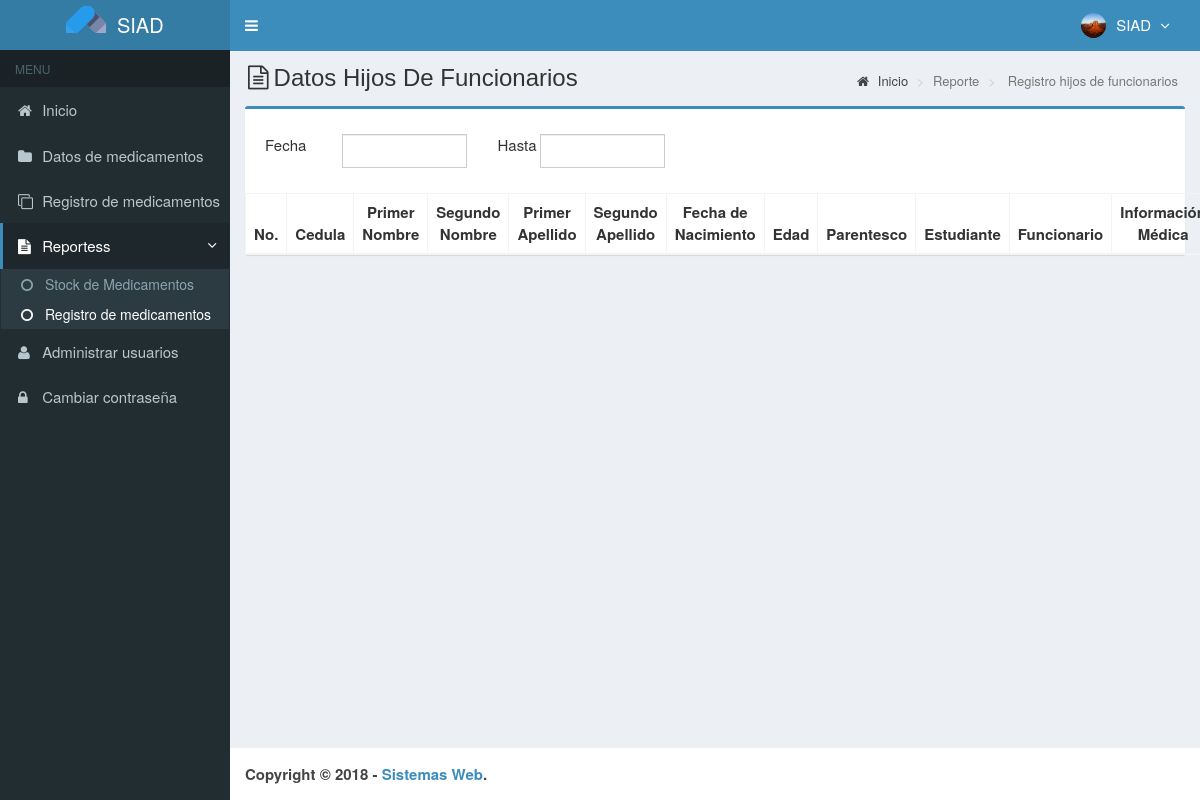
/main.php?module=stock_report (signed in), run on an earlier commit of the app's database.
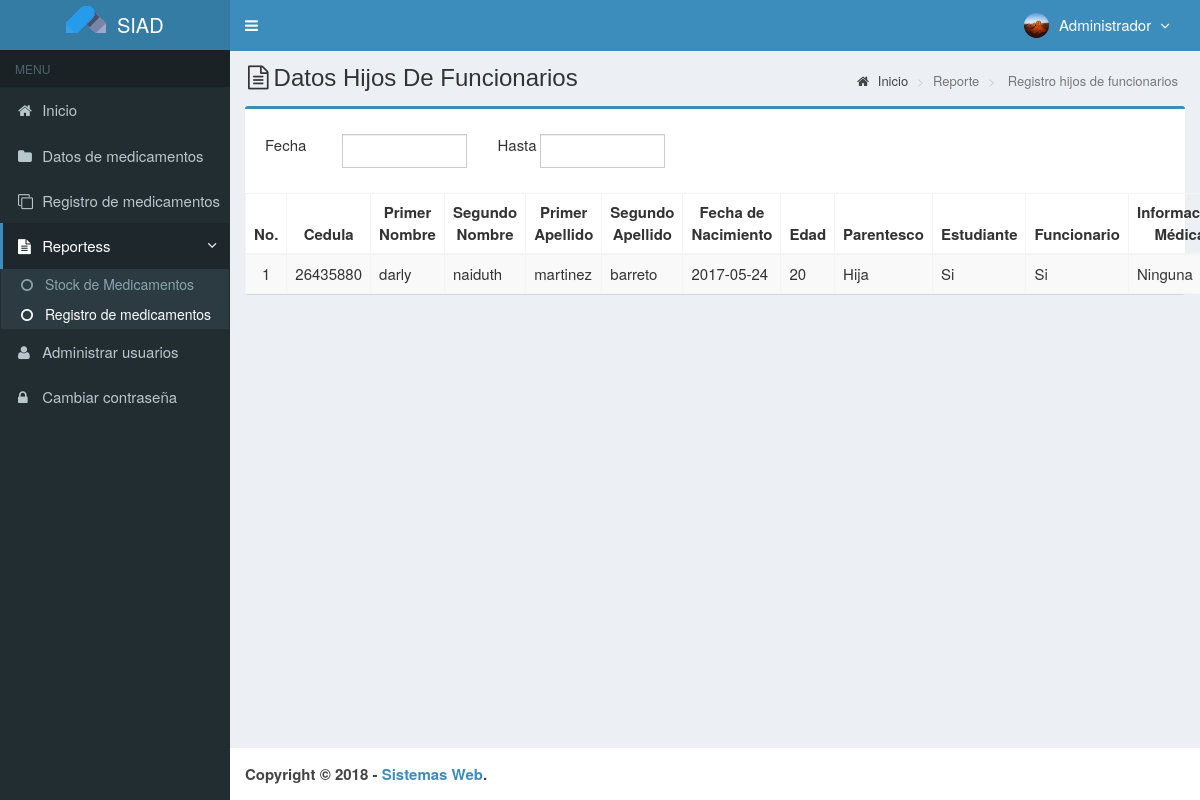
And on a later commit of the database.
### tables this page shows
CREATE TABLE `usuarios` (
  `id_user` int(3) NOT NULL,
  `username` varchar(50) NOT NULL,
  `name_user` varchar(50) NOT NULL,
  `password` varchar(50) NOT NULL,
  `correo_i` varchar(50) DEFAULT NULL,
  `telefono` varchar(13) DEFAULT NULL,
  `foto` varchar(100) DEFAULT NULL,
  `permisos_acceso` enum('Super Admin','Gerente','Almacen') NOT NULL,
  `status` enum('activo','bloqueado') NOT NULL DEFAULT 'activo',
  `created_at` timestamp NOT NULL DEFAULT CURRENT_TIMESTAMP,
  `updated_at` timestamp NOT NULL DEFAULT CURRENT_TIMESTAMP ON UPDATE CURRENT_TIMESTAMP
);

CREATE TABLE `familiares` (
  `cedula` int(15) NOT NULL,
  `p_nombre` varchar(50) NOT NULL,
  `s_nombre` varchar(50) NOT NULL,
  `p_apellido` varchar(50) NOT NULL,
  `s_apellido` varchar(50) NOT NULL,
  `fec_nac` date NOT NULL,
  `edad` int(3) NOT NULL,
  `parentesco` varchar(20) NOT NULL,
  `estudiante` varchar(3) NOT NULL,
  `funcionario` varchar(3) NOT NULL,
  `inf_med` varchar(200) NOT NULL
);

### modules/stock_report/view.php (the view, shortened to what this page needs)
<section class="content-header">
  <h1>
    <i class="fa fa-file-text-o icon-title"></i>Datos Hijos De Funcionarios
  </h1>
  <ol class="breadcrumb">
    <li><a href="?module=start"><i class="fa fa-home"></i> Inicio</a></li>
    <li class="active">Reporte</li>
    <li class="active"> Registro hijos de funcionarios</li>
  </ol>
</section>
<section class="content">
  <div class="row">
    <div class="col-md-12">
      <div class="box box-primary">
        <form role="form" class="form-horizontal" method="GET" action="modules/stock_report/print.php" target="_blank">
          <div class="box-body">
            <div class="form-group">
              <label class="col-sm-1">Fecha</label>
              <div class="col-sm-2">
                <input type="text" class="form-control date-picker" data-date-format="dd-mm-yyyy" name="tgl_awal" autocomplete="off" required>
              </div>
              <label class="col-sm-1">Hasta</label>
              <div class="col-sm-2">
                <input style="margin-left:-35px" type="text" class="form-control date-picker" data-date-format="dd-mm-yyyy" name="tgl_akhir" autocomplete="off" required>
              </div>
            </div>
          </div>
          <table id="dataTables1" class="table table-bordered table-striped table-hover">
            <thead>
              <tr>
                <th class="center">No.</th>
                <th class="center">Cedula</th>
                <th class="center">Primer Nombre</th>
                <th class="center">Segundo Nombre</th>
                <th class="center">Primer Apellido</th>
                <th class="center">Segundo Apellido</th>
                <th class="center">Fecha de Nacimiento</th>
                <th class="center">Edad</th>
                <th class="center">Parentesco</th>
                <th class="center">Estudiante</th>
                <th class="center">Funcionario</th>
                <th class="center">Información Médica</th>
              </tr>
            </thead>
            <tbody>
            <?php
            $no = 1;
            $query = mysqli_query($mysqli, "SELECT cedula,p_nombre,s_nombre,p_apellido,s_apellido,fec_nac,edad,parentesco,estudiante,funcionario,inf_med FROM familiares ORDER BY cedula ASC")
                                            or die('Error: '.mysqli_error($mysqli));
            while ($data = mysqli_fetch_assoc($query)) {
              echo "<tr>
                      <td width='30' class='center'>$no</td>
                      <td width='80' class='center'>$data[cedula]</td>
                      <td width='80'>$data[p_nombre]</td>
                      <td width='80'>$data[s_nombre]</td>
                      <td width='80'>$data[p_apellido]</td>
                      <td width='80'>$data[s_apellido]</td>
                      <td width='80'>$data[fec_nac]</td>
                      <td width='80'>$data[edad]</td>
                      <td width='80'>$data[parentesco]</td>
                      <td width='80'>$data[estudiante]</td>
                      <td width='80'>$data[funcionario]</td>
                      <td width='80'>$data[inf_med]</td>
                    </tr>";
              $no++;
            }
            ?>
            </tbody>
          </table>
</section>
    </div>
  </div>

### top-menu.php (shortened to what this page needs)
<?php
require_once "config/database.php";
$query = mysqli_query($mysqli, "SELECT id_user, name_user, foto, permisos_acceso FROM usuarios WHERE id_user='$_SESSION[id_user]'")
                                or die('error: '.mysqli_error($mysqli));
$data = mysqli_fetch_assoc($query);
?>
<li class="dropdown user user-menu">
  <a href="#" class="dropdown-toggle" data-toggle="dropdown">
  <?php
  if ($data['foto']=="") { ?>
    <img src="images/user/user-default.png" class="user-image" alt="User Image"/>
  <?php
  }
  else { ?>
    <img src="images/user/<?php echo $data['foto']; ?>" class="user-image" alt="User Image"/>
  <?php
  }
  ?>
    <span class="hidden-xs"><?php echo $data['name_user']; ?> <i style="margin-left:5px" class="fa fa-angle-down"></i></span>
  </a>
</li>

What changed in the data, as far as the page shows it:
changed usuarios: name_user "SIAD" → "Administrador"
added familiares: cedula "26435880", p_nombre "darly", s_nombre "naiduth", p_apellido "martinez", s_apellido "barreto", fec_nac "2017-05-24", edad "20", parentesco "Hija", estudiante "Si", funcionario "Si", inf_med "Ninguna"
